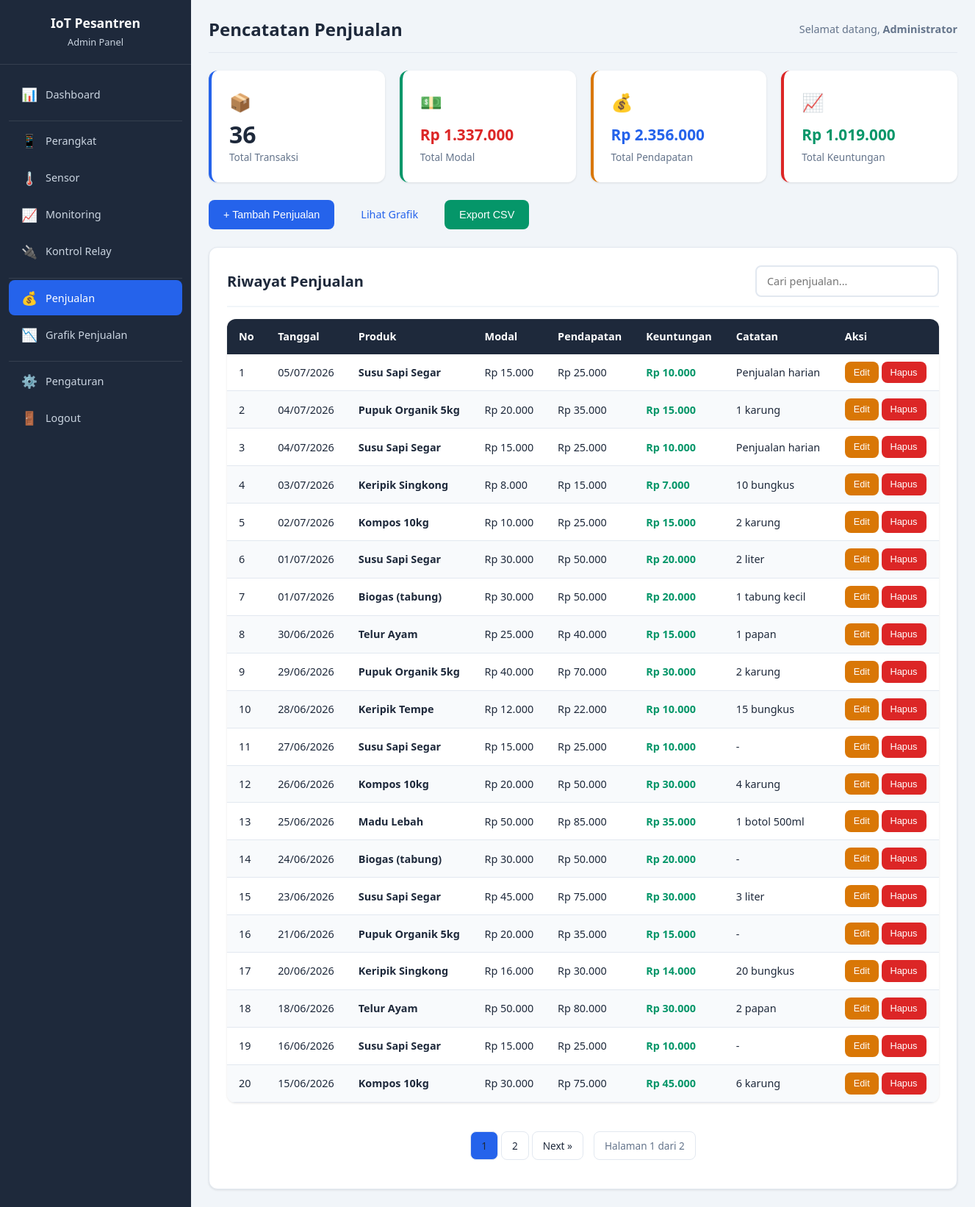
The page /admin/sales.php (signed in) on the database its author committed.
### tables this page shows
CREATE TABLE IF NOT EXISTS users (
    id INT AUTO_INCREMENT PRIMARY KEY,
    username VARCHAR(50) UNIQUE NOT NULL,
    password VARCHAR(255) NOT NULL,
    full_name VARCHAR(100),
    email VARCHAR(100),
    role ENUM('admin','viewer') DEFAULT 'admin',
    created_at TIMESTAMP DEFAULT CURRENT_TIMESTAMP,
    updated_at TIMESTAMP DEFAULT CURRENT_TIMESTAMP ON UPDATE CURRENT_TIMESTAMP
);

CREATE TABLE IF NOT EXISTS sales (
    id INT AUTO_INCREMENT PRIMARY KEY,
    product_name VARCHAR(200) NOT NULL,
    capital DECIMAL(12,2) NOT NULL COMMENT 'Modal',
    revenue DECIMAL(12,2) NOT NULL COMMENT 'Harga jual / uang didapat',
    profit DECIMAL(12,2) GENERATED ALWAYS AS (revenue - capital) STORED COMMENT 'Keuntungan',
    sale_date DATE NOT NULL,
    notes TEXT,
    created_at TIMESTAMP DEFAULT CURRENT_TIMESTAMP,
    updated_at TIMESTAMP DEFAULT CURRENT_TIMESTAMP ON UPDATE CURRENT_TIMESTAMP,
    INDEX idx_sale_date (sale_date)
);

### config/auth.php (called while the page is built, shortened)
<?php
function isLoggedIn() {
    return isset($_SESSION['user_id']) && !empty($_SESSION['user_id']);
}
function getCurrentUser($conn) {
    $userId = $_SESSION['user_id'];
    $stmt = $conn->prepare("SELECT id, username, full_name, email, role FROM users WHERE id = ?");
    $stmt->bind_param("i", $userId);
    $stmt->execute();
    $result = $stmt->get_result();
    $user = $result->fetch_assoc();
    return $user;
}

### config/functions.php (called while the page is built, shortened)
<?php
function formatRupiah($number) {
    return 'Rp ' . number_format((float)$number, 0, ',', '.');
}

### admin/sales.php (the view, shortened to what this page needs)
<?php
require_once '../config/database.php';
require_once '../config/auth.php';
require_once '../config/functions.php';
$user = getCurrentUser($conn);
$stats = $conn->query("SELECT COUNT(*) as total_sales, COALESCE(SUM(capital),0) as total_capital, COALESCE(SUM(revenue),0) as total_revenue, COALESCE(SUM(profit),0) as total_profit FROM sales")->fetch_assoc();
$page = max(1, (int)($_GET['page'] ?? 1));
$perPage = 20;
$offset = ($page - 1) * $perPage;
$totalRows = $conn->query("SELECT COUNT(*) as c FROM sales")->fetch_assoc()['c'];
$totalPages = max(1, ceil($totalRows / $perPage));
$sales = $conn->query("SELECT * FROM sales ORDER BY sale_date DESC, id DESC LIMIT $perPage OFFSET $offset");
?>
<!DOCTYPE html>
<html lang="id">
<head>
    <link rel="stylesheet" href="../assets/css/style.css">
</head>
<body>
    <div class="admin-wrapper">
        <aside class="sidebar">
            <div class="sidebar-header">
                <h2>IoT Pesantren</h2>
                <p>Admin Panel</p>
            </div>
            <ul class="sidebar-nav">
                <li><a href="dashboard.php"><span class="nav-icon">&#128202;</span> Dashboard</a></li>
                <li class="sidebar-divider"></li>
                <li><a href="devices.php"><span class="nav-icon">&#128241;</span> Perangkat</a></li>
                <li><a href="sensors.php"><span class="nav-icon">&#127777;&#65039;</span> Sensor</a></li>
                <li><a href="monitoring.php"><span class="nav-icon">&#128200;</span> Monitoring</a></li>
                <li><a href="relay_control.php"><span class="nav-icon">&#128268;</span> Kontrol Relay</a></li>
                <li class="sidebar-divider"></li>
                <li><a href="sales.php" class="active"><span class="nav-icon">&#128176;</span> Penjualan</a></li>
                <li><a href="sales_chart.php"><span class="nav-icon">&#128201;</span> Grafik Penjualan</a></li>
                <li class="sidebar-divider"></li>
                <li><a href="settings.php"><span class="nav-icon">&#9881;&#65039;</span> Pengaturan</a></li>
                <li><a href="../logout.php"><span class="nav-icon">&#128682;</span> Logout</a></li>
            </ul>
        </aside>
        <main class="admin-content">
            <header class="admin-header">
                <h1 class="page-title">Pencatatan Penjualan</h1>
                <div class="admin-user-info">
                    <span>Selamat datang, <strong><?= htmlspecialchars($user['full_name']) ?></strong></span>
                </div>
            </header>
            <div class="stats-grid">
                <div class="stat-card">
                    <div class="stat-icon">&#128230;</div>
                    <div class="stat-value"><?= $stats['total_sales'] ?></div>
                    <div class="stat-label">Total Transaksi</div>
                </div>
                <div class="stat-card">
                    <div class="stat-icon">&#128181;</div>
                    <div class="stat-value" style="font-size:1.3rem; line-height:2rem; color:var(--danger)"><?= formatRupiah($stats['total_capital']) ?></div>
                    <div class="stat-label">Total Modal</div>
                </div>
                <div class="stat-card">
                    <div class="stat-icon">&#128176;</div>
                    <div class="stat-value" style="font-size:1.3rem; line-height:2rem; color:var(--primary)"><?= formatRupiah($stats['total_revenue']) ?></div>
                    <div class="stat-label">Total Pendapatan</div>
                </div>
                <div class="stat-card">
                    <div class="stat-icon">&#128200;</div>
                    <div class="stat-value" style="font-size:1.3rem; line-height:2rem; color:var(--secondary)"><?= formatRupiah($stats['total_profit']) ?></div>
                    <div class="stat-label">Total Keuntungan</div>
                </div>
            </div>
            <div class="d-flex gap-2 mb-3">
                <button onclick="openModal('addSaleModal')" class="btn btn-primary">+ Tambah Penjualan</button>
                <a href="sales_chart.php" class="btn btn-info">Lihat Grafik</a>
                <button onclick="exportTableCSV('salesTable', 'penjualan.csv')" class="btn btn-success">Export CSV</button>
            </div>
            <div class="card">
                <div class="card-header">
                    <h3>Riwayat Penjualan</h3>
                    <input type="text" id="searchSales" data-search-table="salesTable" class="form-control" style="max-width:250px" placeholder="Cari penjualan...">
                </div>
                <div class="table-responsive">
                    <table class="data-table" id="salesTable">
                        <thead>
                            <tr>
                                <th>No</th>
                                <th>Tanggal</th>
                                <th>Produk</th>
                                <th>Modal</th>
                                <th>Pendapatan</th>
                                <th>Keuntungan</th>
                                <th>Catatan</th>
                                <th>Aksi</th>
                            </tr>
                        </thead>
                        <tbody>
                            <?php if($sales && $sales->num_rows > 0): ?>
                                <?php $no = $offset + 1; while($s = $sales->fetch_assoc()): ?>
                                <tr>
                                    <td><?= $no++ ?></td>
                                    <td><?= date('d/m/Y', strtotime($s['sale_date'])) ?></td>
                                    <td><strong><?= htmlspecialchars($s['product_name']) ?></strong></td>
                                    <td><?= formatRupiah($s['capital']) ?></td>
                                    <td><?= formatRupiah($s['revenue']) ?></td>
                                    <td>
                                        <span style="color: <?= $s['profit'] >= 0 ? 'var(--secondary)' : 'var(--danger)' ?>; font-weight:600;">
                                            <?= formatRupiah($s['profit']) ?>
                                        </span>
                                    </td>
                                    <td><?= htmlspecialchars($s['notes'] ?? '-') ?></td>
                                    <td>
                                        <button onclick='editSale(<?= json_encode($s) ?>)' class="btn btn-sm btn-warning">Edit</button>
                                        <form method="POST" style="display:inline" onsubmit="return confirmDelete('Hapus data penjualan ini?')">
                                            <button type="submit" class="btn btn-sm btn-danger">Hapus</button>
                                        </form>
                                    </td>
                                </tr>
                                <?php endwhile; ?>
                            <?php else: ?>
                                <tr><td colspan="8" class="text-center">Belum ada data penjualan</td></tr>
                            <?php endif; ?>
                        </tbody>
                    </table>
                </div>
                <?php if($totalPages > 1): ?>
                <div class="pagination" style="padding:15px; text-align:center;">
                    <?php for($i = max(1, $page-2); $i <= min($totalPages, $page+2); $i++): ?>
                        <a href="?page=<?= $i ?>" class="btn btn-sm <?= $i === $page ? 'btn-primary' : 'btn-outline' ?>"><?= $i ?></a>
                    <?php endfor; ?>
                    <?php if($page < $totalPages): ?>
                        <a href="?page=<?= $page + 1 ?>" class="btn btn-sm btn-outline">Next &raquo;</a>
                    <?php endif; ?>
                    <span style="margin-left:10px; color:var(--text-light); font-size:0.85rem;">Halaman <?= $page ?> dari <?= $totalPages ?></span>
                </div>
                <?php endif; ?>
            </div>
        </main>
    </div>
</body>
</html>

### rows shown on the page
users: full_name "Administrator"
sales: sale_date "05/07/2026", product_name "Susu Sapi Segar", capital "Rp 15.000", revenue "Rp 25.000", profit "Rp 10.000", notes "Penjualan harian"
sales: sale_date "04/07/2026", product_name "Pupuk Organik 5kg", capital "Rp 20.000", revenue "Rp 35.000", profit "Rp 15.000", notes "1 karung"
sales: sale_date "04/07/2026", product_name "Susu Sapi Segar", capital "Rp 15.000", revenue "Rp 25.000", profit "Rp 10.000", notes "Penjualan harian"
sales: sale_date "03/07/2026", product_name "Keripik Singkong", capital "Rp 8.000", revenue "Rp 15.000", profit "Rp 7.000", notes "10 bungkus"
sales: sale_date "02/07/2026", product_name "Kompos 10kg", capital "Rp 10.000", revenue "Rp 25.000", profit "Rp 15.000", notes "2 karung"
sales: sale_date "01/07/2026", product_name "Susu Sapi Segar", capital "Rp 30.000", revenue "Rp 50.000", profit "Rp 20.000", notes "2 liter"
sales: sale_date "01/07/2026", product_name "Biogas (tabung)", capital "Rp 30.000", revenue "Rp 50.000", profit "Rp 20.000", notes "1 tabung kecil"
sales: sale_date "30/06/2026", product_name "Telur Ayam", capital "Rp 25.000", revenue "Rp 40.000", profit "Rp 15.000", notes "1 papan"
sales: sale_date "29/06/2026", product_name "Pupuk Organik 5kg", capital "Rp 40.000", revenue "Rp 70.000", profit "Rp 30.000", notes "2 karung"
sales: sale_date "28/06/2026", product_name "Keripik Tempe", capital "Rp 12.000", revenue "Rp 22.000", profit "Rp 10.000", notes "15 bungkus"
sales: sale_date "27/06/2026", product_name "Susu Sapi Segar", capital "Rp 15.000", revenue "Rp 25.000", profit "Rp 10.000", notes "-"
sales: sale_date "26/06/2026", product_name "Kompos 10kg", capital "Rp 20.000", revenue "Rp 50.000", profit "Rp 30.000", notes "4 karung"
sales: sale_date "25/06/2026", product_name "Madu Lebah", capital "Rp 50.000", revenue "Rp 85.000", profit "Rp 35.000", notes "1 botol 500ml"
sales: sale_date "24/06/2026", product_name "Biogas (tabung)", capital "Rp 30.000", revenue "Rp 50.000", profit "Rp 20.000", notes "-"
sales: sale_date "23/06/2026", product_name "Susu Sapi Segar", capital "Rp 45.000", revenue "Rp 75.000", profit "Rp 30.000", notes "3 liter"
sales: sale_date "21/06/2026", product_name "Pupuk Organik 5kg", capital "Rp 20.000", revenue "Rp 35.000", profit "Rp 15.000", notes "-"
sales: sale_date "20/06/2026", product_name "Keripik Singkong", capital "Rp 16.000", revenue "Rp 30.000", profit "Rp 14.000", notes "20 bungkus"
sales: sale_date "18/06/2026", product_name "Telur Ayam", capital "Rp 50.000", revenue "Rp 80.000", profit "Rp 30.000", notes "2 papan"
sales: sale_date "16/06/2026", product_name "Susu Sapi Segar", capital "Rp 15.000", revenue "Rp 25.000", profit "Rp 10.000", notes "-"
sales: sale_date "15/06/2026", product_name "Kompos 10kg", capital "Rp 30.000", revenue "Rp 75.000", profit "Rp 45.000", notes "6 karung"

### other values the page prints
$stats['total_sales'] "36"
formatRupiah($stats['total_capital']) "Rp 1.337.000"
formatRupiah($stats['total_revenue']) "Rp 2.356.000"
formatRupiah($stats['total_profit']) "Rp 1.019.000"
$page "1"
$totalPages "2"
